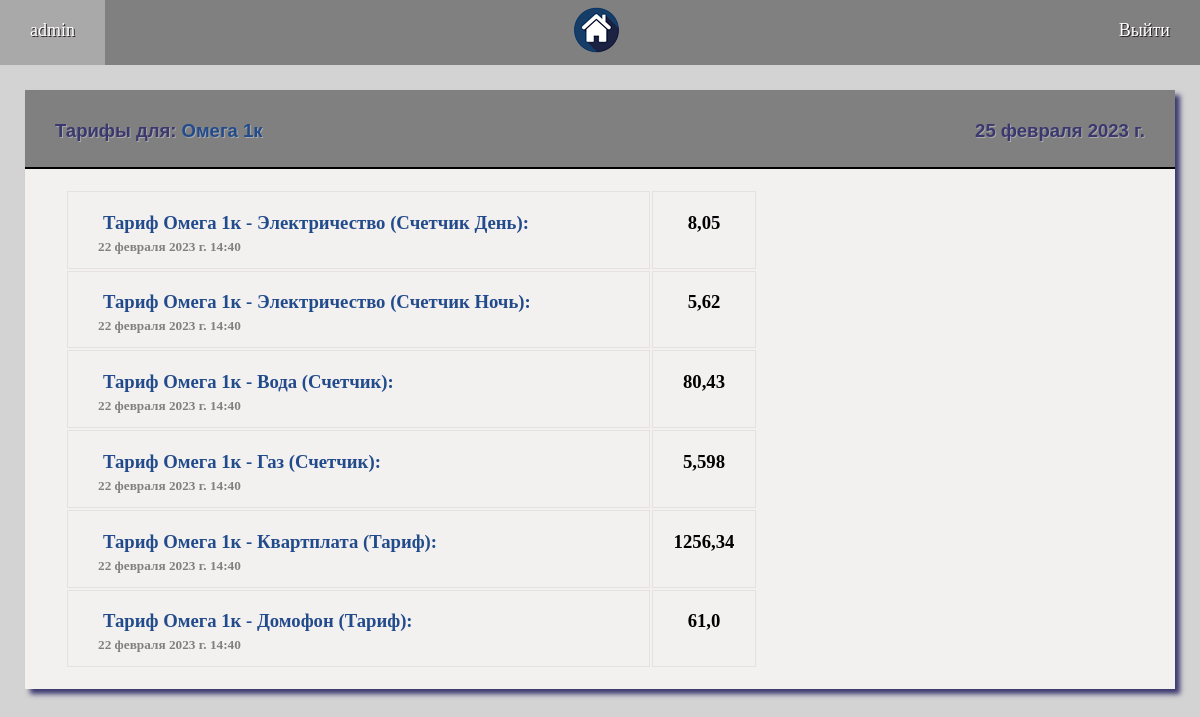
The page /tarifs/8/ (signed in) on the database as committed earlier.
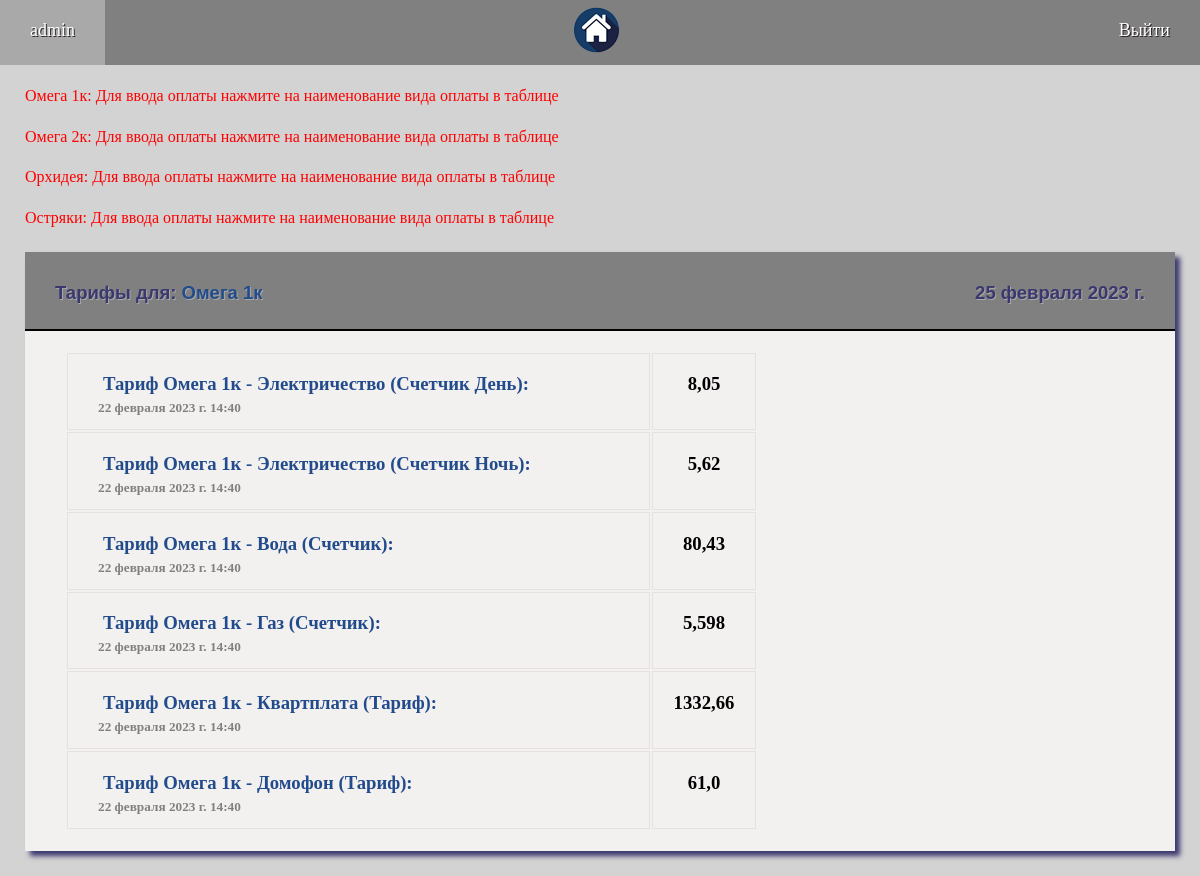
The same page on the database as committed later.
### compay/models.py (models this page shows, shortened)
class Tarif(models.Model):
    NAME = 'Тариф '
    TYPE = [('counter', 'Счетчик'), ('day', 'День'), ('night', 'Ночь'), ('tarif', 'Тариф'),
            ('discrete2', 'Тариф2'), ('discrete3', 'Тариф3')]
    DISCR = [('0-150', '(0...150)'), ('150-600', '(150..600)'), ('600+', '(600 и выше)'), ('', '')]
    value = models.FloatField(verbose_name='Тариф ', help_text='')
    type = models.CharField(choices=TYPE, default='flat', max_length=15, blank=False, verbose_name="Тип тарифа")
    el_counter_discrete = models.CharField(choices=DISCR, default='', max_length=12,
                                           blank=False, verbose_name="Зависит от потребления")
    created = models.DateTimeField(auto_now_add=True, verbose_name="Дата создания")
    item = models.ForeignKey('Item', on_delete=models.CASCADE, verbose_name="Предмет расчета")
    def __str__(self):
        return self.NAME + ' ' + str(self.item)
    class Meta:
        verbose_name = 'Тариф для расчета'
        verbose_name_plural = 'Тарифы для расчета'
        ordering = ['-created']

class Item(models.Model):
    LST = [('electricity', 'Электричество'), ('water', 'Вода'), ('gas', 'Газ'), ('kv', 'Квартплата'),
           ('tbo', 'ТБО'), ('domofon', 'Домофон'), ('inet', 'Интернет'), ('other', 'Другой вид оплаты')]
    CT = [('counter', 'Счетчик'), ('tarif', 'Тариф'), ('day', 'Счетчик День'),
          ('night', 'Счетчик Ночь'), ('total', 'Итого')]
    item_name = models.CharField(choices=LST, max_length=50, blank=False, verbose_name="Предмет расчета")
    is_counter = models.CharField(choices=CT, max_length=50, default='tarif', blank=False, verbose_name="Расчет")
    created = models.DateTimeField(auto_now_add=True, verbose_name="Дата создания")
    app = models.ForeignKey('Appartment', on_delete=models.CASCADE, verbose_name="Объект")
    class Meta:
        verbose_name = 'Конфигурация для расчета'
        verbose_name_plural = 'Конфигурации для расчета'
        ordering = ['id']
    def __str__(self):
        for k, v in self.LST:
            if k == self.item_name:
                name = v
        return str(self.app) + ' - ' + name + " (" + str(self.get_is_counter_display()) + ')'

class Appartment(models.Model):
    NAME = 'Объекты'
    CT = [('counter', 'Счетчик'), ('tarif', 'Тариф')]
    name = models.CharField(max_length=50, unique=True, blank=False, verbose_name="Название объекта")
    adress = models.CharField(max_length=100, blank=True, verbose_name="Адрес объекта")
    created = models.DateTimeField(auto_now_add=True, verbose_name="Дата создания")
    electricity = models.BooleanField(default=False, verbose_name="Электричество")
    el_is_counter = models.CharField(choices=CT, max_length=50, default='tarif', blank=False, verbose_name="Расчет по")
    el_counter_discrete = models.BooleanField(default=False, verbose_name="Тариф зависит от потребления (Да/Нет)")
    el_night = models.BooleanField(default=False, verbose_name="Счетчик день-ночь (Да/Нет)")
    water = models.BooleanField(default=False, verbose_name="Вода")
    wat_is_counter = models.CharField(choices=CT, max_length=50, default='tarif', blank=False, verbose_name="Расчет по")
    gas = models.BooleanField(default=False, verbose_name="Газ")
    gas_is_counter = models.CharField(choices=CT, max_length=50, default='tarif', blank=False, verbose_name="Расчет по")
    kv = models.BooleanField(default=False, verbose_name="Квартплата")
    tbo = models.BooleanField(default=False, verbose_name="ТБО")
    domofon = models.BooleanField(default=False, verbose_name="Домофон")
    inet = models.BooleanField(default=False, verbose_name="Интернет")
    other = models.BooleanField(default=False, verbose_name="Другой платеж")
    class Meta:
        verbose_name = 'Объект'
        verbose_name_plural = 'Обьекты'
        ordering = ['name']
    def __str__(self):
        return self.name

### compay/views.py (the view)
# urls.py: path('tarifs/<int:app_selected>/', tarifs, name='tarifs'),
@login_required
def tarifs(request, app_selected):
    global msgs, LST, date
    clean_msgs()
    tarif_list = []
    obj = ''
    submenu = []
    ap = Appartment.objects.get(pk=app_selected)
    items = Item.objects.filter(app_id=app_selected)
    for item in items:
        tarifs = Tarif.objects.filter(item=item.pk).order_by('-created')[:1]
        for tarif in tarifs:
            tarif_list.append(tarif)
    if not tarif_list:
        obj = 'Сейчас тут нет записей, перейдите в меню Ввести тарифы'
    context = {'title': 'Тарифы для: ', 'menu': menu, 'submenu': submenu, 'obj': obj, 'msgs': msgs,
               'ap': ap, 'app_selected': app_selected, 'tarif_list': tarif_list, 'date': date}
    return render(request, 'compay/tarifs.html', context)

### compay/views.py (called while the page is built)
def clean_msgs(msg_to_clean=None):
    global msgs
    msgs_clean_list = ['Error']
    msgs_clean_list.append(msg_to_clean)
    for i in range(3):
        for msg in msgs:
            if msg['description'] in msgs_clean_list:
                msgs.remove(msg)

### compay/templates/compay/tarifs.html (shortened to what this page needs)
{% extends 'compay/base.html' %}
{% block content %}
<div class="main">
    <div class="title">
        <div>{{ title }}<a  href="{% url 'app' ap.id %}" class="links">{{ ap }}</a></div>
        <div>{{ date }}</div>
    </div>
    <div  class="submenu">
    </div>
    <div class="window">
        <table>
        {% for tarif in tarif_list %}
        <tr>
            <td class="cell1"><h3 class="text"><a  href="{% url 'tarif' ap.id tarif.item_id %}" class="links">{{ tarif }}:</a></h3>
            <h5 class="date">{{ tarif.created }}</h5></td>
            <td class="cell2"><h3>{{ tarif.value }}</h3></td>
        </tr>
        {% endfor %}
        </table>
    </div>
</div>
{% endblock %}

### compay/templates/compay/base.html (shortened to what this page needs)
<!DOCTYPE html>
<html>
{% load static %}
<head>
	<link type="text/css" href="{% static 'compay/css/styles.css' %}" rel="stylesheet" />
</head>
<body>
{% block mainmenu %}
		<div class="menu">
		{% if request.user.is_authenticated %}
			<a href="{% url 'home' %}" class="menu_link">{{ user.username }}</a>
			<a href="{% url 'home' %}" class="menu_link_img"><img src="{% static 'compay/images/dom.png' %}" alt="Logo"></a>
			<a href="{% url 'logout' %}" class="menu_link">Выйти</a>
		{% else %}
			<p><br></p>
			<!-- <a href="{% url 'register' %}" class="menu_link">Регистрация</a>
			<a href="{% url 'login' %}" class="menu_link">Войти</a> -->
		{% endif %}
		</div>
{% endblock mainmenu %}
{% block msg %}
	<div class="alert">
	{% for msg in msgs %}
			<p>{{ msg.key }}: {{ msg.text }}</p>
	{% endfor %}
	</div>
{% endblock msg %}
<div class="content">
{% block content %}
{% endblock %}
</div>
</body>
</html>

Rows that differ between the two databases and show on the page:
now on one of the page's lists (row unchanged): Appartment: key "Омега 1к"
now on this page (row unchanged): Appartment: key "Омега 2к", text "Для ввода оплаты нажмите на наименование вида оплаты в таблице"
added Appartment: key "Орхидея", text "Для ввода оплаты нажмите на наименование вида оплаты в таблице"
now on this page (row unchanged): Appartment: key "Остряки", text "Для ввода оплаты нажмите на наименование вида оплаты в таблице"
changed Tarif "Тариф Омега 1к - Квартплата (Тариф)": value "1256,34" → "1332,66"
